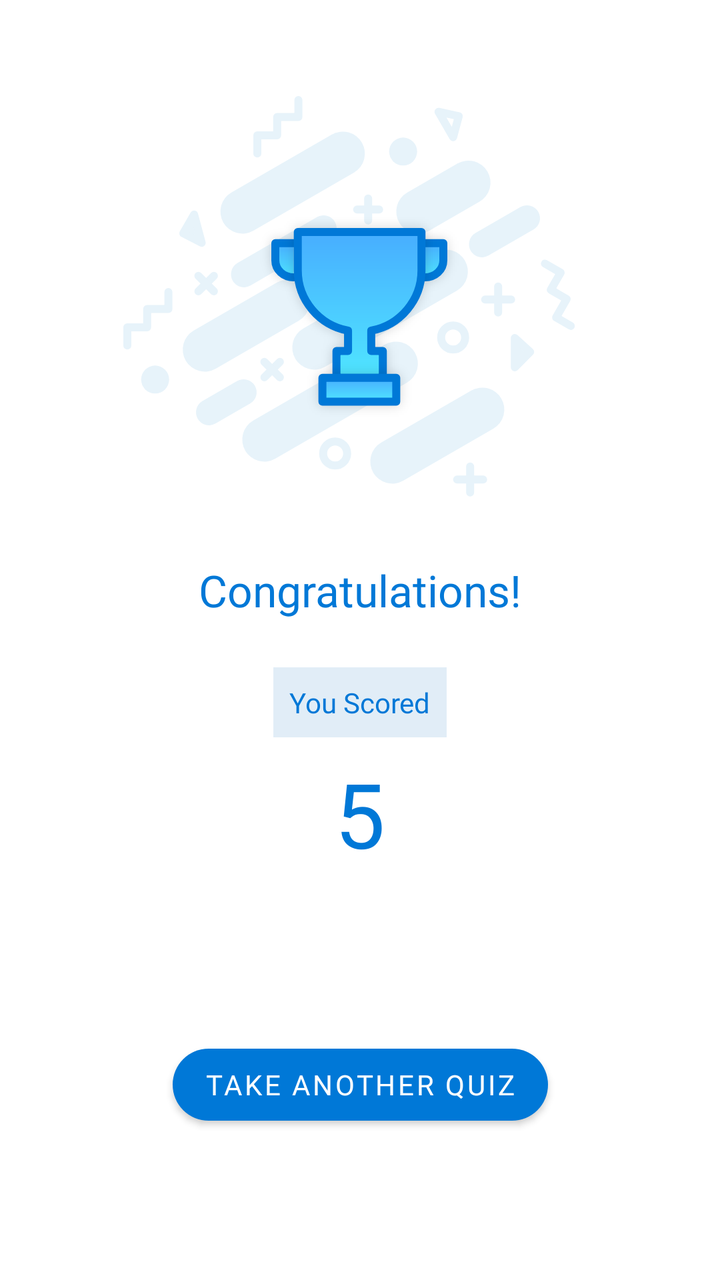
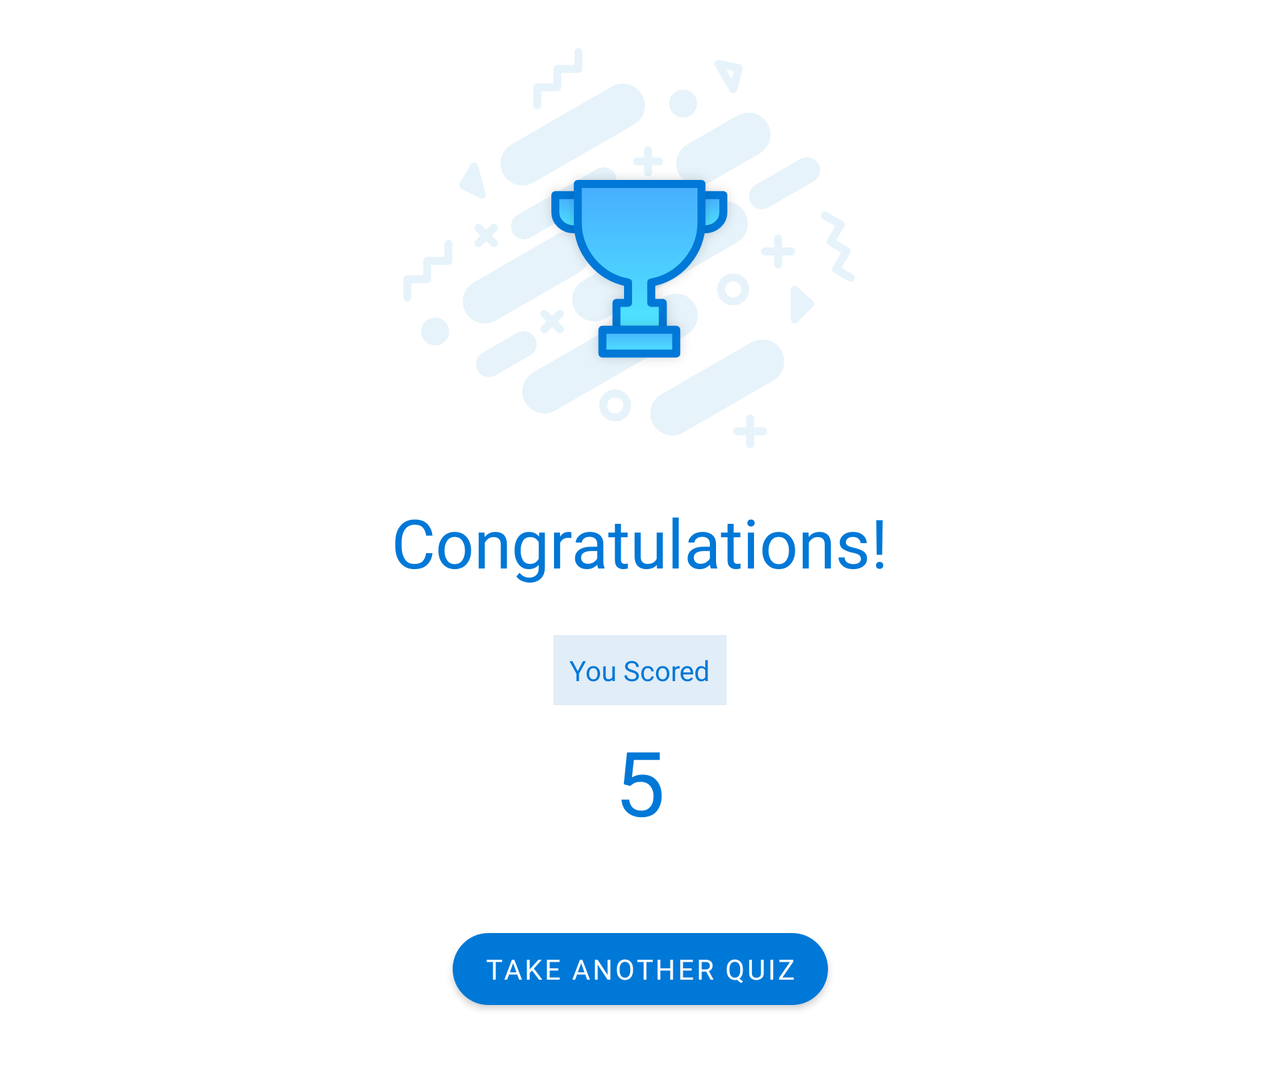

One screen, two layout resources from the same app: the default and the repository's alternative for another configuration. Each is rendered where Android would select it; the XML of both is given below.
<!-- AndroidManifest.xml: application theme AppTheme -->
<!-- res/layout/activity_quiz_summary.xml -->
<?xml version="1.0" encoding="utf-8"?>
<android.support.constraint.ConstraintLayout xmlns:android="http://schemas.android.com/apk/res/android"
    xmlns:app="http://schemas.android.com/apk/res-auto"
    xmlns:tools="http://schemas.android.com/tools"
    android:id="@+id/quizSummaryConstraintLayout"
    android:layout_width="match_parent"
    android:layout_height="match_parent"
    tools:context=".QuizSummaryActivity">

    <ImageView
        android:id="@+id/greetingsIllustrationImageView"
        android:layout_width="wrap_content"
        android:layout_height="wrap_content"
        android:layout_marginTop="48dp"
        app:layout_constraintEnd_toEndOf="parent"
        app:layout_constraintStart_toStartOf="parent"
        app:layout_constraintTop_toTopOf="parent"
        app:srcCompat="@drawable/congrats_illustration" />

    <TextView
        android:id="@+id/greetingsTextView"
        android:layout_width="wrap_content"
        android:layout_height="wrap_content"
        android:layout_marginTop="32dp"
        android:fontFamily="@font/rubik_medium"
        android:text="@string/greeting"
        android:textAppearance="@style/TextAppearance.AppCompat.Large"
        android:textColor="@color/colorPrimary"
        app:layout_constraintEnd_toEndOf="parent"
        app:layout_constraintStart_toStartOf="parent"
        app:layout_constraintTop_toBottomOf="@+id/greetingsIllustrationImageView" />

    <TextView
        android:id="@+id/scoreLabelTextView"
        android:layout_width="wrap_content"
        android:layout_height="wrap_content"
        android:layout_marginTop="24dp"
        android:background="#e1edf7"
        android:fontFamily="@font/rubik"
        android:padding="8dp"
        android:text="@string/you_scored_label"
        android:textColor="@color/colorPrimary"
        app:layout_constraintEnd_toEndOf="parent"
        app:layout_constraintStart_toStartOf="parent"
        app:layout_constraintTop_toBottomOf="@+id/greetingsTextView" />

    <TextView
        android:id="@+id/scoreTextView"
        android:layout_width="wrap_content"
        android:layout_height="wrap_content"
        android:layout_marginStart="8dp"
        android:layout_marginTop="8dp"
        android:layout_marginEnd="8dp"
        android:fontFamily="@font/rubik_medium"
        android:text="@string/score"
        android:textAppearance="@style/TextAppearance.AppCompat.Display2"
        android:textColor="@color/colorPrimary"
        app:layout_constraintEnd_toEndOf="parent"
        app:layout_constraintStart_toStartOf="parent"
        app:layout_constraintTop_toBottomOf="@+id/scoreLabelTextView" />

    <android.support.design.button.MaterialButton
        android:id="@+id/takeAnotherQuizButton"
        style="@style/SubmitButtonStyle"
        android:text="@string/take_another_quiz"
        app:cornerRadius="18dp"
        app:layout_constraintBottom_toBottomOf="parent"
        app:layout_constraintEnd_toEndOf="parent"
        app:layout_constraintStart_toStartOf="parent"
        app:layout_constraintTop_toBottomOf="@id/scoreTextView" />

</android.support.constraint.ConstraintLayout>
<!-- resources referenced by this layout -->
<resources>
  <color name="colorPrimary">#0078d7</color>
  <!-- drawable congrats_illustration: png bitmap (drawable-hdpi, 26066 bytes) -->
  <string name="greeting">Congratulations!</string>
  <string name="score">5</string>
  <string name="take_another_quiz">Take Another Quiz</string>
  <string name="you_scored_label">You Scored</string>
  <style name="SubmitButtonStyle">
          <item name="android:layout_width">wrap_content</item>
          <item name="android:layout_height">wrap_content</item>
          <item name="android:layout_marginTop">40dp</item>
          <item name="android:layout_marginBottom">32dp</item>
          <item name="android:fontFamily">@font/rubik_medium</item>
      </style>
  <style name="AppTheme" parent="Theme.MaterialComponents.Light.NoActionBar">
          
          <item name="colorPrimary">@color/colorPrimary</item>
          <item name="colorPrimaryDark">@color/colorPrimaryDark</item>
          <item name="colorAccent">@color/colorAccent</item>
      </style>
  <color name="colorPrimaryDark">#004da5</color>
  <color name="colorAccent">#0078d7</color>
</resources>
<!-- res/layout-land/activity_quiz_summary.xml (the repository's variant of the layout above) -->
<!-- drawn on the phone turned sideways -->
<?xml version="1.0" encoding="utf-8"?>
<ScrollView xmlns:android="http://schemas.android.com/apk/res/android"
    xmlns:app="http://schemas.android.com/apk/res-auto"
    android:layout_width="match_parent"
    android:layout_height="match_parent">

    <android.support.constraint.ConstraintLayout
        android:layout_width="match_parent"
        android:layout_height="wrap_content">

        <ImageView
            android:id="@+id/greetingsIllustrationImageView"
            android:layout_width="wrap_content"
            android:layout_height="wrap_content"
            android:layout_marginTop="24dp"
            app:layout_constraintEnd_toEndOf="parent"
            app:layout_constraintStart_toStartOf="parent"
            app:layout_constraintTop_toTopOf="parent"
            app:srcCompat="@drawable/congrats_illustration" />

        <TextView
            android:id="@+id/greetingsTextView"
            android:layout_width="wrap_content"
            android:layout_height="wrap_content"
            android:layout_marginTop="24dp"
            android:fontFamily="@font/rubik_medium"
            android:text="@string/greeting"
            android:textAppearance="@style/TextAppearance.AppCompat.Display1"
            android:textColor="@color/colorPrimary"
            app:layout_constraintEnd_toEndOf="parent"
            app:layout_constraintStart_toStartOf="parent"
            app:layout_constraintTop_toBottomOf="@+id/greetingsIllustrationImageView" />

        <TextView
            android:id="@+id/scoreLabelTextView"
            android:layout_width="wrap_content"
            android:layout_height="wrap_content"
            android:layout_marginTop="24dp"
            android:background="#e1edf7"
            android:fontFamily="@font/rubik"
            android:padding="8dp"
            android:text="@string/you_scored_label"
            android:textColor="@color/colorPrimary"
            app:layout_constraintEnd_toEndOf="parent"
            app:layout_constraintStart_toStartOf="parent"
            app:layout_constraintTop_toBottomOf="@+id/greetingsTextView" />

        <TextView
            android:id="@+id/scoreTextView"
            android:layout_width="wrap_content"
            android:layout_height="wrap_content"
            android:layout_marginStart="8dp"
            android:layout_marginTop="8dp"
            android:layout_marginEnd="8dp"
            android:fontFamily="@font/rubik_medium"
            android:text="@string/score"
            android:textAppearance="@style/TextAppearance.AppCompat.Display2"
            android:textColor="@color/colorPrimary"
            app:layout_constraintEnd_toEndOf="parent"
            app:layout_constraintStart_toStartOf="parent"
            app:layout_constraintTop_toBottomOf="@+id/scoreLabelTextView" />

        <android.support.design.button.MaterialButton
            android:id="@+id/takeAnotherQuizButton"
            android:layout_width="wrap_content"
            android:layout_height="wrap_content"
            android:layout_marginTop="40dp"
            android:layout_marginBottom="24dp"
            android:fontFamily="@font/rubik_medium"
            android:text="@string/take_another_quiz"
            app:cornerRadius="18dp"
            app:layout_constraintBottom_toBottomOf="parent"
            app:layout_constraintEnd_toEndOf="parent"
            app:layout_constraintStart_toStartOf="parent"
            app:layout_constraintTop_toBottomOf="@id/scoreTextView" />

    </android.support.constraint.ConstraintLayout>
</ScrollView>
<!-- resources referenced by the variant -->
<!-- as the phone turned sideways resolves them -->
<resources>
  <color name="colorPrimary">#0078d7</color>
  <!-- drawable congrats_illustration: png bitmap (drawable-hdpi, 26066 bytes) -->
  <string name="greeting">Congratulations!</string>
  <string name="score">5</string>
  <string name="take_another_quiz">Take Another Quiz</string>
  <string name="you_scored_label">You Scored</string>
  <style name="AppTheme" parent="Theme.MaterialComponents.Light.NoActionBar">
          
          <item name="colorPrimary">@color/colorPrimary</item>
          <item name="colorPrimaryDark">@color/colorPrimaryDark</item>
          <item name="colorAccent">@color/colorAccent</item>
      </style>
  <color name="colorPrimaryDark">#004da5</color>
  <color name="colorAccent">#0078d7</color>
</resources>
